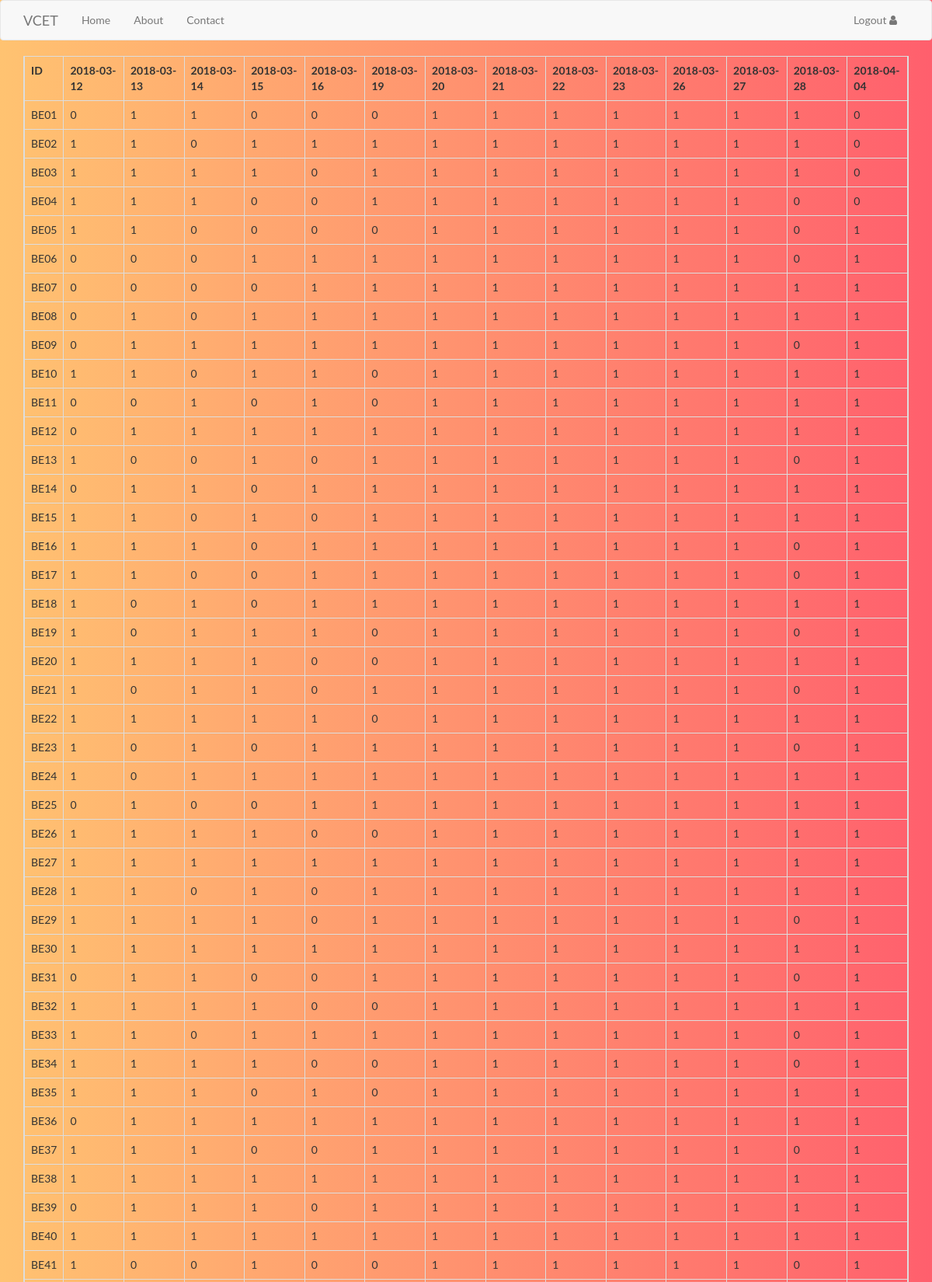
The app's page /datewise.php (signed in, upper part) with its own data.
### tables this page shows
CREATE TABLE `be_dwm` (
  `No` int(2) NOT NULL,
  `ID` varchar(4) NOT NULL,
  `2018-03-12` int(1) NOT NULL,
  `2018-03-13` int(1) NOT NULL,
  `2018-03-14` int(1) NOT NULL,
  `2018-03-15` int(1) NOT NULL,
  `2018-03-16` int(1) NOT NULL,
  `2018-03-19` int(1) NOT NULL,
  `2018-03-20` int(1) NOT NULL,
  `2018-03-21` int(1) NOT NULL,
  `2018-03-22` int(1) NOT NULL,
  `2018-03-23` int(1) NOT NULL,
  `2018-03-26` int(1) NOT NULL,
  `2018-03-27` int(1) NOT NULL,
  `2018-03-28` int(1) NOT NULL,
  `2018-04-04` int(1) NOT NULL
);

### datewise.php (the view, shortened to what this page needs)
<!DOCTYPE html>
<html>
<head>
	<link rel="stylesheet" type="text/css" href="css/bootstrap.css">
	<link rel="stylesheet" type="text/css" href="css/font-awesome.css">
	<link rel="stylesheet" type="text/css" href="css/styles/quiz.css">
</head>
<body>
	<nav class="navbar navbar-default">
  		<div class="container">
			<div class="navbar-header">
	  			<a class="navbar-brand" href="#">VCET</a>
			</div>
			<div class="collapse navbar-collapse" id="bs-example-navbar-collapse-1">
				<ul class="nav navbar-nav">
					<li><a href="teacherProfile.php">Home</a></li>
					<li><a href="about.html">About</a></li>
					<li><a href="contactus.html">Contact</a></li>
				</ul>
				<ul class="nav navbar-nav navbar-right">
					<li class="dropdown">
		  				<a href="logout.php" aria-expanded="false">Logout <i class="fa fa-user" aria-hidden="true"></i></a>
					</li>
				</ul>
			</div>
  		</div>
	</nav>
	<?php
		$db=mysqli_connect("localhost","root","","cms") or die("could not connect");
		$subject=$_SESSION['subject'];
		$query="select * from $subject;";
		$result=mysqli_query($db,$query);
		$columns = array();
		$i=0;
		while ($i < mysqli_num_fields($result)){
			$meta = mysqli_fetch_field($result);
			$columns[]=$meta->name ;
			$i = $i + 1;
		}
		$dates=array_slice($columns,1);
	?>
	<div class="container">
	<table class="table table-bordered">
		<tr class="row">
		<?php
		foreach($dates as $mydate){
			?>
			<th><?php echo $mydate ?></th>
			<?php
		}
		?>
		</tr>
		<?php
		while($row=mysqli_fetch_array($result)){
		?>
		<tr class="row">
		<?php
		foreach($dates as $mydate){
		?>
			<td><?php echo $row[$mydate] ?></td>
		<?php
		}
		?>
		</tr>
		<?php
		}
		?>
	</table>

### css/styles/quiz.css (style rules this page uses)
body { background: #FF5F6D; background: -webkit-linear-gradient(to right, #FFC371, #FF5F6D); background: linear-gradient(to right, #FFC371, #FF5F6D); font-family: Lato; }

### records on screen
be_dwm: ID "BE01", value "0", value "1"
be_dwm: ID "BE02", value "1", value "0"
be_dwm: ID "BE03", value "1", value "0"
be_dwm: ID "BE04", value "1", value "0"
be_dwm: ID "BE05", value "1", value "0"
be_dwm: ID "BE06", value "0", value "1"
be_dwm: ID "BE07", value "0", value "1"
be_dwm: ID "BE08", value "0", value "1"
be_dwm: ID "BE09", value "0", value "1"
be_dwm: ID "BE10", value "1", value "0"
be_dwm: ID "BE11", value "0", value "1"
be_dwm: ID "BE12", value "0", value "1"
be_dwm: ID "BE13", value "1", value "0"
be_dwm: ID "BE14", value "0", value "1"
be_dwm: ID "BE15", value "1", value "0"
be_dwm: ID "BE16", value "1", value "0"
be_dwm: ID "BE17", value "1", value "0"
be_dwm: ID "BE18", value "1", value "0"
be_dwm: ID "BE19", value "1", value "0"
be_dwm: ID "BE20", value "1", value "0"
be_dwm: ID "BE21", value "1", value "0"
be_dwm: ID "BE22", value "1", value "0"
be_dwm: ID "BE23", value "1", value "0"
be_dwm: ID "BE24", value "1", value "0"
be_dwm: ID "BE25", value "0", value "1"
be_dwm: ID "BE26", value "1", value "0"
be_dwm: ID "BE27", value "1"
be_dwm: ID "BE28", value "1", value "0"
be_dwm: ID "BE29", value "1", value "0"
be_dwm: ID "BE30", value "1"
be_dwm: ID "BE31", value "0", value "1"
be_dwm: ID "BE32", value "1", value "0"
be_dwm: ID "BE33", value "1", value "0"
be_dwm: ID "BE34", value "1", value "0"
be_dwm: ID "BE35", value "1", value "0"
be_dwm: ID "BE36", value "0", value "1"
be_dwm: ID "BE37", value "1", value "0"
be_dwm: ID "BE38", value "1"
be_dwm: ID "BE39", value "0", value "1"
be_dwm: ID "BE40", value "1"
be_dwm: ID "BE41", value "1", value "0"

### other values on screen
$mydate "ID"
$mydate "2018-03-12"
$mydate "2018-03-13"
$mydate "2018-03-14"
$mydate "2018-03-15"
$mydate "2018-03-16"
$mydate "2018-03-19"
$mydate "2018-03-20"
$mydate "2018-03-21"
$mydate "2018-03-22"
$mydate "2018-03-23"
$mydate "2018-03-26"
$mydate "2018-03-27"
$mydate "2018-03-28"
$mydate "2018-04-04"
